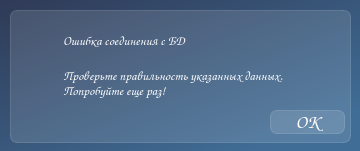
<?xml version="1.0" encoding="UTF-8"?>
<ui version="4.0">
 <class>MainWindow</class>
 <widget class="QMainWindow" name="MainWindow">
  <property name="geometry">
   <rect>
    <x>0</x>
    <y>0</y>
    <width>360</width>
    <height>151</height>
   </rect>
  </property>
  <property name="minimumSize">
   <size>
    <width>360</width>
    <height>151</height>
   </size>
  </property>
  <property name="maximumSize">
   <size>
    <width>360</width>
    <height>151</height>
   </size>
  </property>
  <property name="windowTitle">
   <string>Ошибка соединения с БД</string>
  </property>
  <property name="styleSheet">
   <string notr="true">background-color: qlineargradient(spread:pad, x1:0, y1:0, x2:0.840909, y2:0.881, stop:0 rgba(47, 58, 86, 255), stop:1 rgba(64, 109, 150, 255));
font-family: Comic Sans MS;</string>
  </property>
  <widget class="QWidget" name="centralwidget">
   <widget class="QFrame" name="frame">
    <property name="geometry">
     <rect>
      <x>10</x>
      <y>10</y>
      <width>341</width>
      <height>133</height>
     </rect>
    </property>
    <property name="styleSheet">
     <string notr="true">background-color: rgba(255,255,255, 30);
border: 1px solid rgba(255,255,255,40);
border-radius: 7px;</string>
    </property>
    <property name="frameShape">
     <enum>QFrame::StyledPanel</enum>
    </property>
    <property name="frameShadow">
     <enum>QFrame::Raised</enum>
    </property>
    <widget class="QPushButton" name="exit_btm">
     <property name="geometry">
      <rect>
       <x>260</x>
       <y>100</y>
       <width>75</width>
       <height>24</height>
      </rect>
     </property>
     <property name="styleSheet">
      <string notr="true">QPushButton {
color: white;
border-radius: 7px;
font-weight: bold;
font-size: 14pt;
}
QPushButton:hover{
color: rgb(141, 170, 255);
}
QPushButton:pressed{
background-color: rgdargba(255, 255, 255, 70);
}</string>
     </property>
     <property name="text">
      <string>OK</string>
     </property>
    </widget>
    <widget class="QLabel" name="label">
     <property name="geometry">
      <rect>
       <x>50</x>
       <y>20</y>
       <width>171</width>
       <height>20</height>
      </rect>
     </property>
     <property name="styleSheet">
      <string notr="true">color: white;
border-color: transparent;
background-color: transparent;
font-size: 10pt;</string>
     </property>
     <property name="text">
      <string>Ошибка соединения с БД</string>
     </property>
    </widget>
    <widget class="QLabel" name="label_2">
     <property name="enabled">
      <bool>true</bool>
     </property>
     <property name="geometry">
      <rect>
       <x>50</x>
       <y>50</y>
       <width>291</width>
       <height>31</height>
      </rect>
     </property>
     <property name="toolTip">
      <string>&lt;html&gt;&lt;head/&gt;&lt;body&gt;&lt;p&gt;&lt;br/&gt;&lt;/p&gt;&lt;/body&gt;&lt;/html&gt;</string>
     </property>
     <property name="whatsThis">
      <string>&lt;html&gt;&lt;head/&gt;&lt;body&gt;&lt;p&gt;&lt;br/&gt;&lt;/p&gt;&lt;/body&gt;&lt;/html&gt;</string>
     </property>
     <property name="styleSheet">
      <string notr="true">color: white;
border-color: transparent;
background-color: transparent;
font-size: 10pt;</string>
     </property>
     <property name="text">
      <string>Проверьте правильность указанных данных.</string>
     </property>
    </widget>
    <widget class="QLabel" name="label_3">
     <property name="geometry">
      <rect>
       <x>50</x>
       <y>70</y>
       <width>141</width>
       <height>21</height>
      </rect>
     </property>
     <property name="styleSheet">
      <string notr="true">color: white;
border-color: transparent;
background-color: transparent;
font-size: 10pt;</string>
     </property>
     <property name="text">
      <string>Попробуйте еще раз!</string>
     </property>
    </widget>
    <widget class="QLabel" name="label_4">
     <property name="geometry">
      <rect>
       <x>0</x>
       <y>20</y>
       <width>51</width>
       <height>51</height>
      </rect>
     </property>
     <property name="styleSheet">
      <string notr="true">border-color: transparent;
background-color: transparent;</string>
     </property>
     <property name="text">
      <string/>
     </property>
     <property name="pixmap">
      <pixmap resource="res-rs.qrc">:/ico/resources/icons/bd_error.png</pixmap>
     </property>
    </widget>
   </widget>
  </widget>
 </widget>
 <resources>
  <include location="res-rs.qrc"/>
  <include location="venv/Lib/site-packages/PySide6/res-rs.qrc"/>
 </resources>
 <connections/>
</ui>
